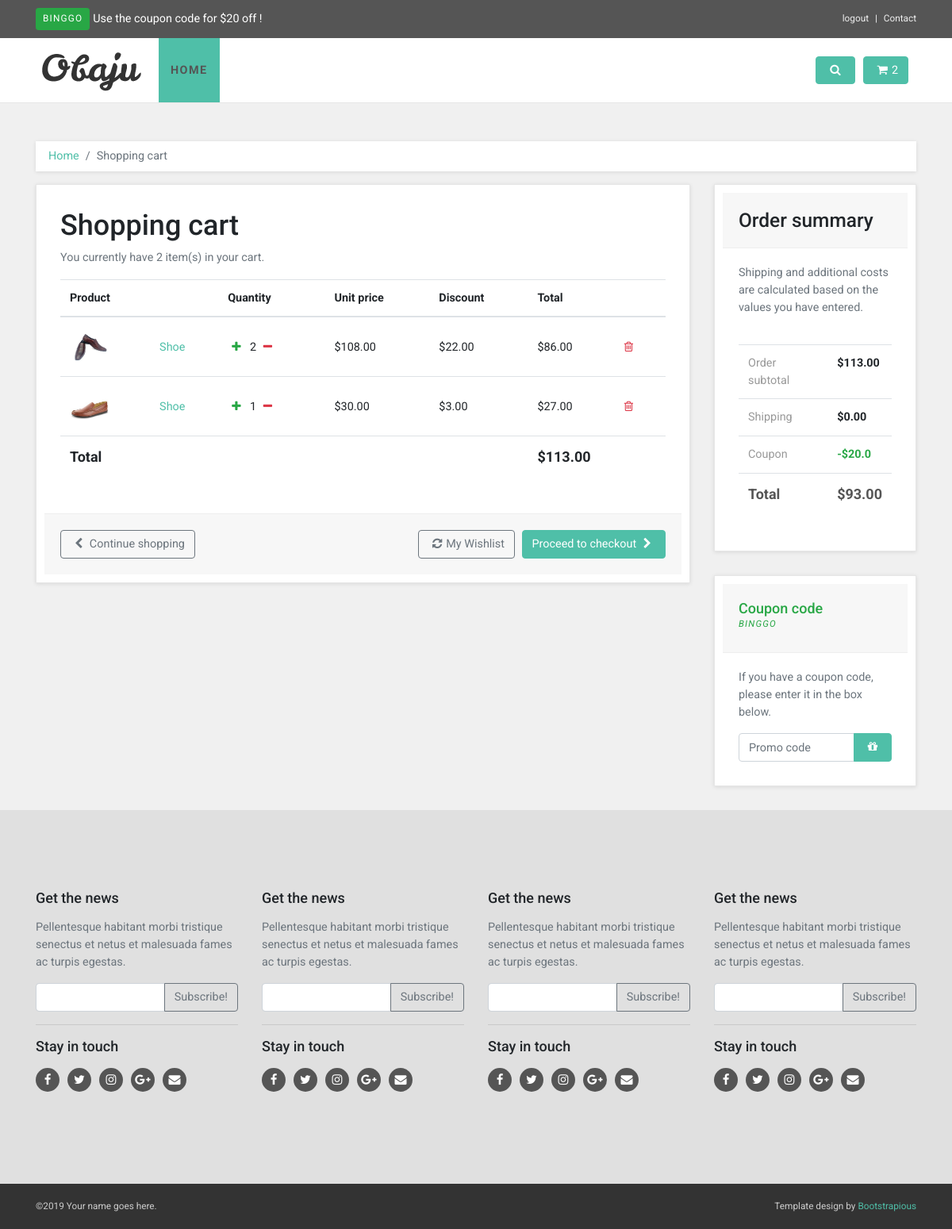
/eco/order-summary/ (signed in), run on the app's committed database.
### users/models.py (models this page shows, shortened)
class CustomUser(AbstractUser):
    username = None
    email = models.EmailField(_('email address'), unique=True)
    USERNAME_FIELD = 'email'
    REQUIRED_FIELDS = []
    objects = CustomUserManager()

### eco/models.py (models this page shows, shortened)
class Order(models.Model):
    user = models.ForeignKey(settings.AUTH_USER_MODEL,
                             on_delete=models.CASCADE, null=True)
    ref_code = models.CharField(max_length=20, blank=True, null=True)
    items = models.ManyToManyField(OrderItem)
    start_date = models.DateTimeField(auto_now_add=True)
    ordered_date = models.DateTimeField()
    ordered = models.BooleanField(default=False)
    shipping_address = models.ForeignKey(
        'Address', related_name='shipping_address', on_delete=models.SET_NULL, blank=True, null=True)
    billing_address = models.ForeignKey(
        'Address', related_name='billing_address', on_delete=models.SET_NULL, blank=True, null=True)
    payment = models.ForeignKey(
        'Payment', on_delete=models.SET_NULL, blank=True, null=True)
    coupon = models.ForeignKey(
        'Coupon', on_delete=models.SET_NULL, blank=True, null=True)
    being_delivered = models.BooleanField(default=False)
    received = models.BooleanField(default=False)
    refund_requested = models.BooleanField(default=False)
    refund_granted = models.BooleanField(default=False)
    def get_total(self):
        total = 0
        for order_item in self.items.all():
            total += order_item.get_final_price_list()
        return total
    def get_total_full(self):
        total = 0
        for order_item in self.items.all():
            total += order_item.get_final_price_list()
        if self.coupon:
            total -= self.coupon.amount
        return total

class OrderItem(models.Model):
    user = models.ForeignKey(settings.AUTH_USER_MODEL,
                             on_delete=models.CASCADE, null=True)
    ordered = models.BooleanField(default=False)
    item = models.ForeignKey(Item, on_delete=models.CASCADE, null=True)
    quantity = models.IntegerField(default=1)
    wishlist = models.ManyToManyField(Wishlist, blank=True)
    def get_total_item_price(self):
        return self.quantity * self.item.price
    def get_total_discount_item_price(self):
        return self.quantity * self.item.discount_price
    def get_amount_saved(self):
        return self.get_total_item_price() - self.get_total_discount_item_price()
    def get_final_price_list(self):
        if self.item.discount_price:
            return self.get_amount_saved()
        return self.get_total_item_price()

class Item(models.Model):
    title = models.CharField(max_length=100)
    price = models.FloatField()
    discount_price = models.FloatField(blank=True, null=True)
    category = TreeForeignKey('Category', related_name='categories', on_delete=models.CASCADE,null=True,blank=True)
    label1 = models.CharField(choices=LABEL_CHOICES, max_length=1, blank=True)
    label2 = models.CharField(choices=LABEL_CHOICES, max_length=1, blank=True)
    label3 = models.CharField(choices=LABEL_CHOICES, max_length=1, blank=True)
    image = models.ImageField(upload_to='productpic')
    description = models.TextField
    slug = models.SlugField(null=False, unique=True)
    def get_add_to_cart_url(self):
        return reverse("eco:add-to-cart", kwargs={
            'slug': self.slug
        })
    def get_remove_from_cart_url(self):
        return reverse("eco:remove-from-cart", kwargs={
            'slug': self.slug
        })
    def get_remove_from_singel_cart_url(self):
        return reverse("eco:remove_single_item_from_cart", kwargs={
            'slug': self.slug
        })

class Coupon(models.Model):
    code = models.CharField(max_length=15)
    amount = models.FloatField()

### eco/views.py (the view)
# urls.py: path('order-summary/', views.OrderSummaryView.as_view(), name='order-summary'),
class OrderSummaryView(LoginRequiredMixin, View):
    def get(self, *args, **kwargs):
        try:
            order = Order.objects.filter(user=self.request.user, ordered=False)
            context = {
                'order': order,
                'couponform': CouponForm(),
                'DISPLAY_COUPON_FORM': True
            }
            return render(self.request, 'eco/basket.html', context)
        except ObjectDoesNotExist:
            messages.warning(self.request, "You do not have an active order")
            return redirect("eco:EcoIndex")

### eco/forms.py
class CouponForm(forms.Form):
    code = forms.CharField(widget=forms.TextInput(attrs={
        'class': 'form-control',
        'placeholder': 'Promo code',
        'aria-label': 'Recipient\'s username',
        'aria-describedby': 'basic-addon2'
    }))

### eco/templatetags/cart_template_tags.py (called while the page is built)
@register.filter
def cart_item_count(user):
    if user.is_authenticated:
        qs = Order.objects.filter(user=user, ordered=False)
        if qs.exists():
            return qs[0].items.count()
    return 0

### templates/eco/basket.html
{% extends "eco/base.html" %}
{% load static %}
{% load cart_template_tags %}
{% block content %}
  <body>
    <div id="all">
      <div id="content">
        <div class="container">
          <div class="row">
            <div class="col-lg-12">
              <nav aria-label="breadcrumb">
                <ol class="breadcrumb">
                  <li class="breadcrumb-item"><a href="{% url 'eco:EcoIndex' %}">Home</a></li>
                  <li aria-current="page" class="breadcrumb-item active">Shopping cart</li>
                </ol>
              </nav>
            </div>
            <div id="basket" class="col-lg-9">
              <div class="box">
                <form method="post" action="checkout1.html">
                  <h1>Shopping cart</h1>
                  <p class="text-muted">You currently have {{request.user|cart_item_count}} item(s) in your cart.</p>
                  <div class="table-responsive">
                    <table class="table">
                      <thead>
                        <tr>
                          <th colspan="2">Product</th>
                          <th>Quantity</th>
                          <th>Unit price</th>
                          <th>Discount</th>
                          <th colspan="2">Total</th>
                        </tr>
                      </thead>
                      <tbody>
                        {% for o in order %}
                        {% for order in o.items.all  %}
                        <tr>
                          <td><a href="#"><img src="{{order.item.image.url}}" alt="{{order.item.title}}"></a></td>
                          <td><a href="#">{{order.item.title|capfirst}}</a></td>
                          <td>
                            <a href="{{order.item.get_add_to_cart_url}}"><i class="fa fa-plus mr-2 text-success"></i></a>
                            {{order.quantity }}
                            <a href="{{order.item.get_remove_from_singel_cart_url}}"><i class="fa fa-minus mr-2 text-danger"></i></a>
                          </td>
                          <td>${{order.get_total_item_price|floatformat:2}}</td>
                          {% if order.item.discount_price %}
                          <td>${{order.get_total_discount_item_price|floatformat:2}}</td>
                          {% else %}
                          <td>$00.00</td>
                          {% endif %}
                          {% if order.item.discount_price %}
                          <td>${{order.get_amount_saved|floatformat:2}}</td>
                          {% else %}
                          <td>${{order.get_total_item_price|floatformat:2}}</td>
                          {% endif %}
                          <td><a href="{{order.item.get_remove_from_cart_url}}"><i class="fa fa-trash-o text-danger"></i></a></td>
                        </tr>
                        {% endfor %}
                        {% endfor %}
                        <tfoot>
                          <tr>
                        {% for order in order %}
                       {% if order.get_total %}
                            <th colspan="5">Total</th>
                            <th colspan="2">${{ order.get_total|floatformat:2 }}</th>
                            {% endif %}
                           {% endfor %}
                          </tr>
                        </tfoot>
                      </tbody>
                    </table>
                  </div>
                  <div class="box-footer d-flex justify-content-between flex-column flex-lg-row">
                    <div class="left"><a href="category.html" class="btn btn-outline-secondary"><i class="fa fa-chevron-left"></i> Continue shopping</a></div>
                    <div class="right">
                        <a class="btn btn-outline-secondary" href="{% url 'eco:wish-summary' %}"><i class="fa fa-refresh"></i>My Wishlist</a>
                      <a class="btn btn-primary" href="{% url 'eco:checkout' %}">Proceed to checkout
                        <i class="fa fa-chevron-right"></i></a>
                    </div>
                  </div>
                </form>
              </div>
            </div>
          {% include "eco/order_snippet.html" %}
          </div>
        </div>
      </div>
    </div>
  </body>
{% endblock content %}

### templates/eco/header.html (shortened to what this page needs)
{% load static %}
{% load cart_template_tags %}
    <header class="header mb-5">
        <div id="top">
          <div class="container">
            <div class="row">
              <div class="col-lg-6 offer mb-3 mb-lg-0"><a class="btn btn-success btn-sm">binggo</a><a class="ml-1">Use the coupon code for $20 off !</a></div>
              <div class="col-lg-6 text-center text-lg-right">
                <ul class="menu list-inline mb-0">
                  {% if request.user.is_authenticated %}
                  <li class="list-inline-item"><a href="{% url 'account_logout' %}" data-target="#login-modal">logout</a></li>
                  {% else %}
                  <li class="list-inline-item"><a href="{% url 'account_login' %}" data-target="#login-modal">login</a></li>
                  <li class="list-inline-item"><a href="{% url 'account_signup' %}">Register</a></li>
                  {% endif %}
                  <li class="list-inline-item"><a href="{% url 'eco:contact' %}">Contact</a></li>
                </ul>
              </div>
            </div>
          </div>
        </div>
        <nav class="navbar navbar-expand-lg">
          <div class="container"><a href="{% url 'eco:EcoIndex' %}" class="navbar-brand home"><img src=" {% static 'eco/img/logo.png' %}" alt="Obaju logo" class="d-none d-md-inline-block"></a>
            <div id="navigation" class="collapse navbar-collapse">
              <ul class="navbar-nav mr-auto">
                <li class="nav-item"><a href="{% url 'eco:EcoIndex' %}" class="nav-link active">Home</a></li>
              </ul>
              <div class="navbar-buttons d-flex justify-content-end">
                <a data-toggle="collapse" href="#search" class="btn navbar-btn btn-primary d-none d-lg-inline-block"><i class="fa fa-search"></i></a>
                <div id="basket-overview" class="navbar-collapse collapse d-none d-lg-block">
                  <a href="{% url 'eco:order-summary' %}" class="btn btn-primary navbar-btn"><i class="fa fa-shopping-cart"></i><span>{{ request.user|cart_item_count }}</span></a></div>
              </div>
            </div>
          </div>
        </nav>
      </header>

### templates/eco/order_snippet.html (shortened to what this page needs)
{% load static %}
          <div class="col-lg-3">
            <div id="order-summary" class="box">
              <div class="box-header">
                <h3 class="mb-0">Order summary</h3>
              </div>
              <p class="text-muted">Shipping and additional costs are calculated based on the values you have entered.</p>
              <div class="table-responsive">
                <table class="table">
                  <tbody>
                    {% for order in order %}
                    <tr>
                      <td>Order subtotal</td>
                      {% if order.get_total %}
                      <th>${{ order.get_total|floatformat:2 }}</th>
                      {% endif %}
                    </tr>
                    <tr>
                      <td>Shipping</td>
                      <th>$0.00</th>
                    </tr>
                    <tr>
                      <td>Coupon</td>
                      {% if order.coupon %}
                          <th class="text-success">-${{ order.coupon.amount }}</th>
                      {% endif %}
                    </tr>
                    <tr class="total">
                      <td>Total</td>
                      {% if order.get_total_full %}
                      <th>${{ order.get_total_full|floatformat:2 }}</th>
                      {% endif %}
                    </tr>
                    {% endfor %}
                  </tbody>
                </table>
              </div>
            </div>
            <div class="box">
   {% for order in order %}
          {% if order.coupon %}
                    <div class="box-header text-success">
                      <h4 class="mb-0">Coupon code</h4>
                      <h5 class="font-italic">
                        <small class="text-success text-uppercase">{{ order.coupon.code }}</small>
                      </h5>
                    </div>
          {% else %}
                    <div class="box-header">
                      <h4 class="mb-0 text-warning">Coupon code</h4>
                    </div>
           {% endif %}
              <p class="text-muted">If you have a coupon code, please enter it in the box below.</p>
              {% if DISPLAY_COUPON_FORM %}
              <form action="{% url 'eco:add-coupon' %}" method="POST">
                <div class="input-group">
                  {{ couponform.code }}
                  <span class="input-group-append">
                    <button type="submit" class="btn btn-primary"><i class="fa fa-gift"></i></button></span>
                </div>
              </form>
                {% endif %}
                {% endfor %}
            </div>
          </div>

### data on the page
CustomUser: user|cart_item_count "2"
Order: get_total "113.00", coupon.amount "20.0", get_total_full "93.00", coupon.code "BINGGO"
OrderItem: item.image (picture), item "Shoe", quantity "2", get_total_item_price "108.00", get_total_discount_item_price "22.00", get_amount_saved "86.00"
OrderItem: item.image (picture), item "Shoe", quantity "1", get_total_item_price "30.00", get_total_discount_item_price "3.00", get_amount_saved "27.00"
